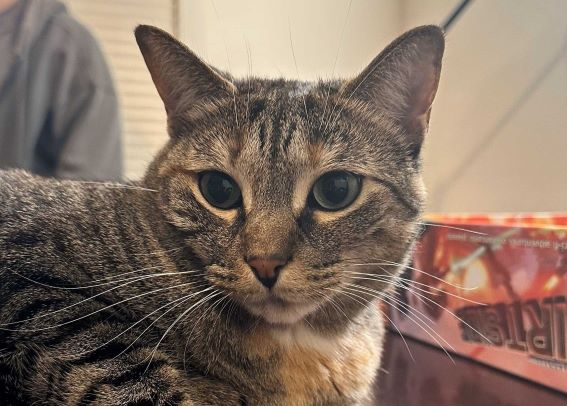
#> input picture Session 5/Lucy.jpg, 567 x 406 px
$ jupyter execute --allow-errors S5_Histogram.ipynb
#> lines starting #> are read from the running program, lines starting #| are printed output that depends on the picture
[cell 1]
import cv2
import numpy as np
import matplotlib.pyplot as plt

[cell 2]
img_path = r"Lucy.jpg"

image = cv2.imread(img_path)
#> image is the input picture: shape (406, 567, 3); mean B, G, R 98.8, 112, 131.7

cv2.imshow("Rectangle on Image", image)
cv2.waitKey(0)
cv2.destroyAllWindows()

[cell 3]
image.ravel()

[cell 4]
image.ravel().shape
#> Out = (690606,)

[cell 5]
image.ravel().size
#> Out = 690606

[cell 6]
plt.hist(image.ravel(), bins=256, range = [0,255])
plt.show()
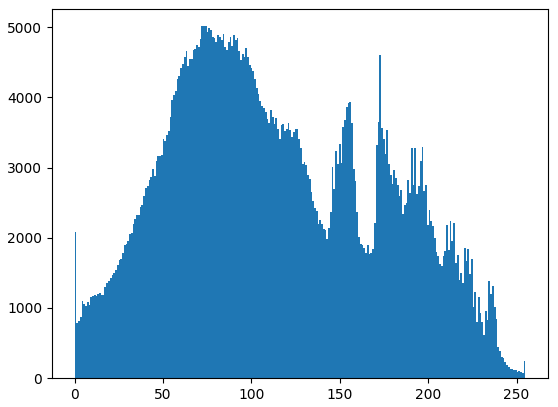
#> figure drawn by matplotlib, 1 panel; tallest bar 5013 high, from x = 73.71 to 74.71

[cell 7]
colors = ('b', 'g', 'r')

img_ravel = [image[:, :, 0].ravel(), image[:, :, 1].ravel(), image[:,:, 2].ravel()]
plt.hist(img_ravel, color=colors, label= colors)
plt.legend()
plt.show()
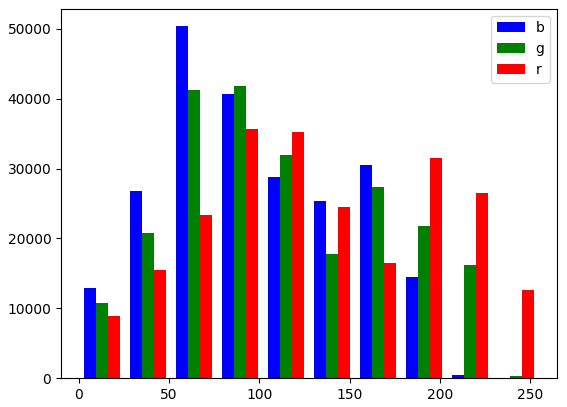
#> figure drawn by matplotlib, 1 panel; tallest bar 50369 high, from x = 53.55 to 60.35; tallest bar 41857 high, from x = 85.85 to 92.65; tallest bar 35727 high, from x = 92.65 to 99.45

[cell 8]
colors = ('b', 'g', 'r')

img_ravel = [image[:, :, 0].ravel(), image[:, :, 1].ravel(), image[:,:, 2].ravel()]
plt.hist(img_ravel, color= colors, label= colors, bins= 256, range= [0,256])
plt.legend()
plt.show()
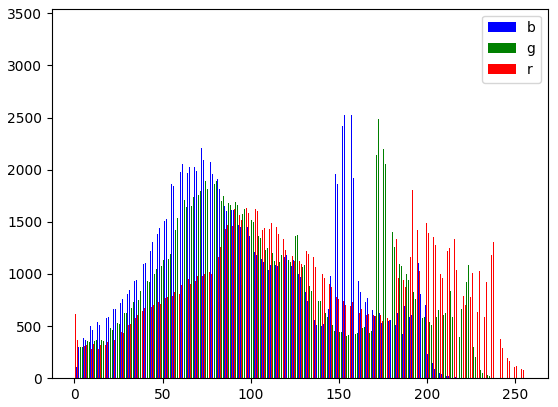
#> figure drawn by matplotlib, 1 panel; tallest bar 2859 high, from x = 156.1 to 156.4; tallest bar 3376 high, from x = 173.4 to 173.6; tallest bar 1854 high, from x = 193.6 to 193.9

[cell 9]
# Plot of all Channel using cv2.calcHist() Function

colors = ('b', 'g', 'r')
plt.figure(figsize=(16, 9))

for i, color in enumerate(colors):
    histogram = cv2.calcHist([image], [i], None, [256], [0, 256])
    plt.plot(histogram, color= color)
plt.show()
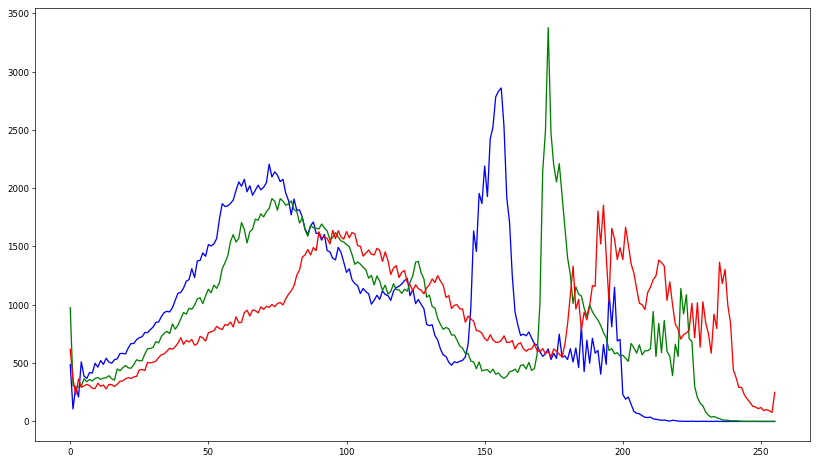
#> figure drawn by matplotlib, 1 panel; curve peaks at x = 156, y = 2859; curve peaks at x = 173, y = 3376; curve peaks at x = 193, y = 1854

[cell 10]
l1 = ["eat", "sleep", "repeat"]

for s in enumerate(l1):
    print (s)

[cell 11]
# getting desired output from tuple
for count, element in enumerate(l1):
    print(count)
    print(element)

$ run again, with Session 21/test1.jpg copied over Session 5/Lucy.jpg
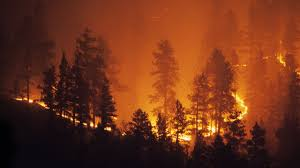
#> input picture Session 21/test1.jpg, 300 x 168 px
#> image is the input picture: shape (168, 300, 3); mean B, G, R 26.4, 50.7, 110.9
#> `plt.show()`:
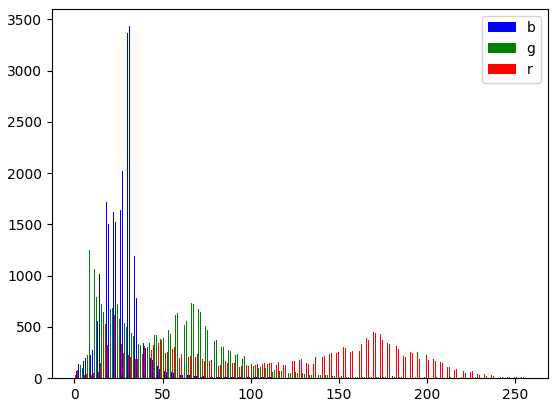
#> figure drawn by matplotlib, 1 panel; tallest bar 3432 high, from x = 31.1 to 31.37; tallest bar 1313 high, from x = 10.37 to 10.63; tallest bar 859 high, from x = 11.63 to 11.9
#> `plt.show()`:
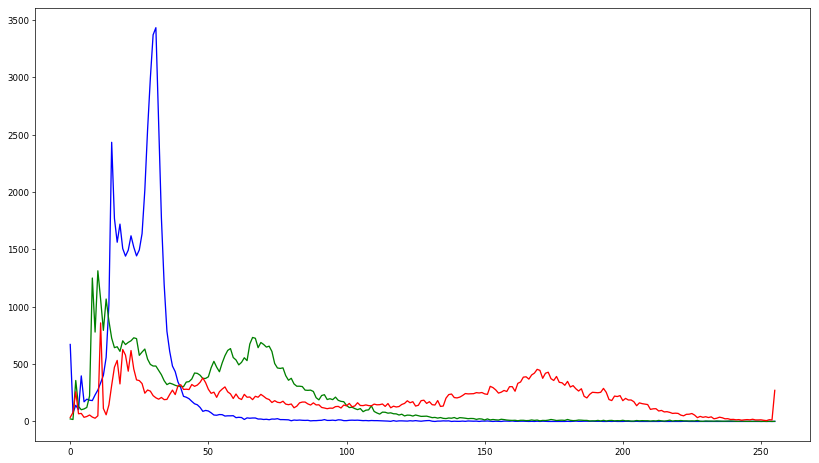
#> figure drawn by matplotlib, 1 panel; curve peaks at x = 31, y = 3432; curve peaks at x = 10, y = 1313; curve peaks at x = 11, y = 859

$ run again, with Session 21/test2.jpg copied over Session 5/Lucy.jpg
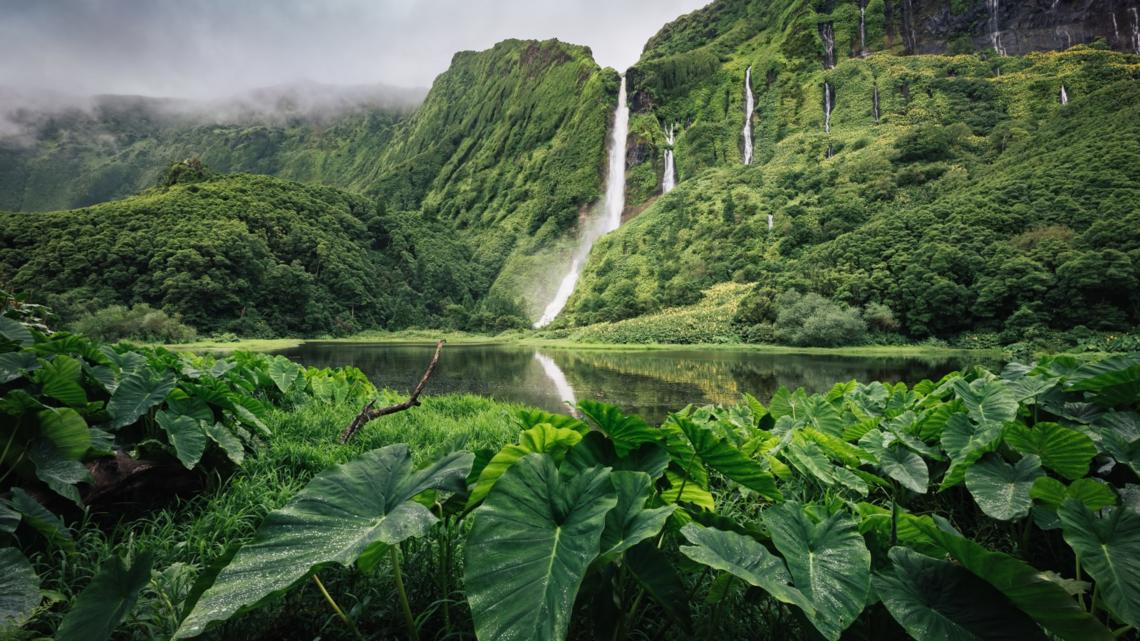
#> input picture Session 21/test2.jpg, 1140 x 641 px
#> image is the input picture: shape (641, 1140, 3); mean B, G, R 64.2, 94, 74
#> `plt.show()`:
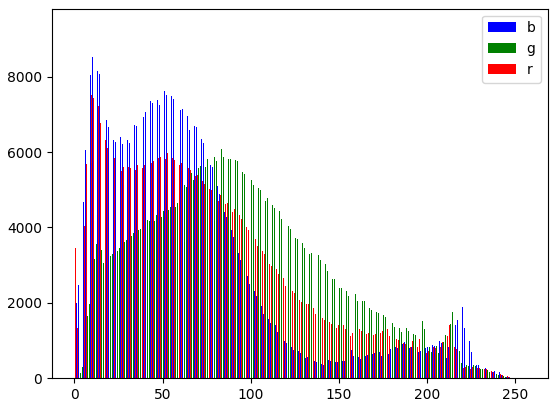
#> figure drawn by matplotlib, 1 panel; tallest bar 9343 high, from x = 0.1 to 0.367; tallest bar 6079 high, from x = 83.37 to 83.63; tallest bar 7523 high, from x = 9.63 to 9.9
#> `plt.show()`:
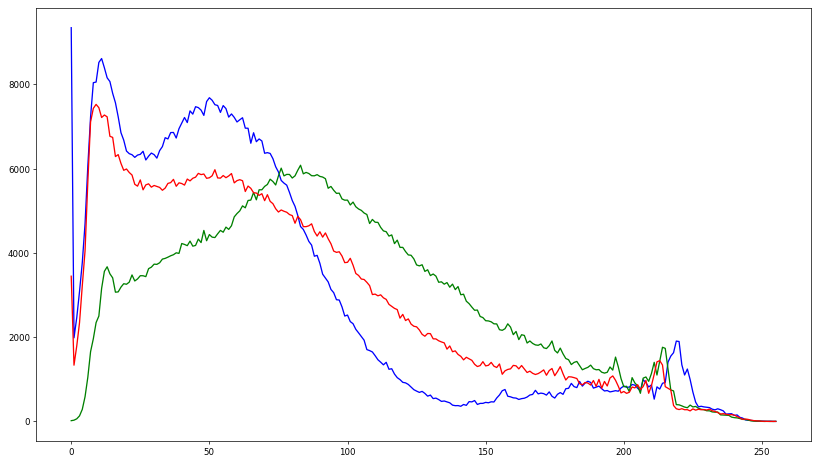
#> figure drawn by matplotlib, 1 panel; curve peaks at x = 0, y = 9343; curve peaks at x = 83, y = 6079; curve peaks at x = 9, y = 7523
